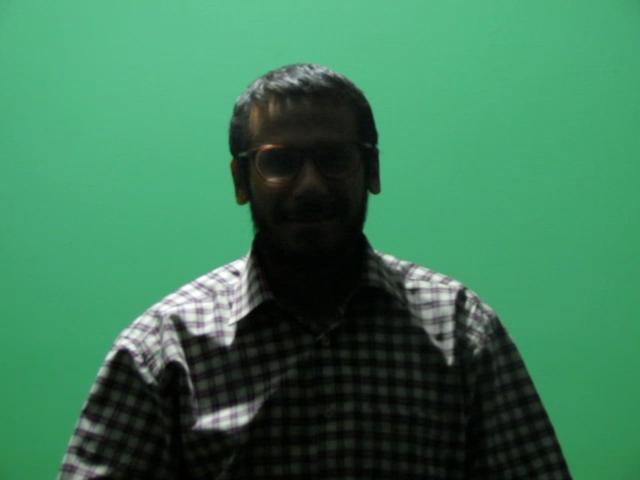
#> input picture Resources/Images/Set_1/AbdA_00005_m_31_i_fr_nc_hp_2016_2_e0_nl_o.jpg, 640 x 480 px, found by its file name; its folder holds 4 pictures in this run
$ python Open_Cv.py
#> lines starting #> are read from the running program, lines starting #| are printed output that depends on the picture; after the words box and inside, x2 and y2 are one past the last pixel; in counts of white or black regions, pixels touching at a corner belong together
import cv2
import os
import numpy as np
import time

### Take in relative path ###
#fileDir = input("input directory of images: ")
fileDir = "Resources/Images/Set_1"
faceCascade = cv2.CascadeClassifier("Resources/haarcascade_frontalface_default.xml")

### get start time of program run for runtime analysis ###
start_time = time.time()

### loop through detected faces and draw box around them ###
def FindFaces(img, faces):
    for (x,y,w,h) in faces:
        cv2.rectangle(img, (x,y), (x+w, y+h), (255, 0, 0), 2)

### function for reading in files of specified path ###
def FileRead(FileDir):
#> called with FileDir = 'Resources/Images/Set_1'
    for fileName in os.listdir(fileDir):
        if fileName.endswith(".jpg"):
            print(fileName)
            img = cv2.imread(fileDir + "/" + fileName)
#> img is the input picture: shape (480, 640, 3); mean B, G, R 88.3, 122.4, 59.5
            imgGray = cv2.cvtColor(img, cv2.COLOR_BGR2GRAY)
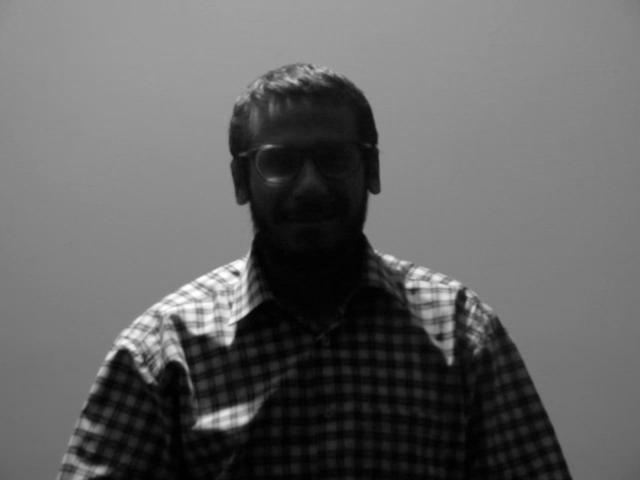
#> imgGray: shape (480, 640); min 0, max 255, mean 99.7
            faces = faceCascade.detectMultiScale(imgGray, 1.3, 4)
#> faces = ()
            FindFaces(img, faces)
            cv2.imshow("output", img)
            cv2.waitKey(500)
#> pass 2 of the loop in FileRead, `for fileName in os.listdir(fileDir):`:
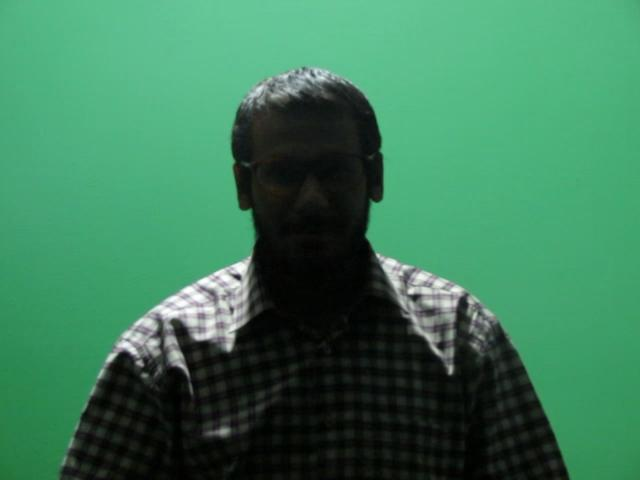
#> input picture Resources/Images/Set_1/AbdA_00019_m_31_i_fr_nc_no_2016_2_e0_nl_o.jpg, 640 x 480 px, found by its file name
#> in FileRead, img is the input picture: shape (480, 640, 3); mean B, G, R 89.6, 123.3, 59.6
#> in FileRead, `imgGray = cv2.cvtColor(img, cv2.COLOR_BGR2GRAY)`:
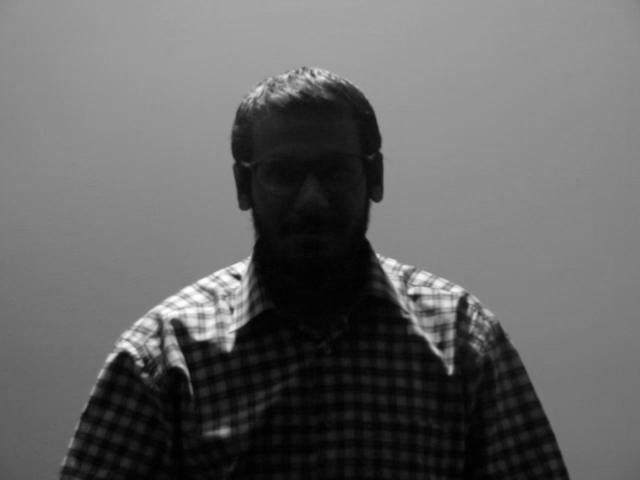
#> imgGray: shape (480, 640); min 0, max 255, mean 100.3
#> pass 3 of the loop in FileRead, `for fileName in os.listdir(fileDir):`:
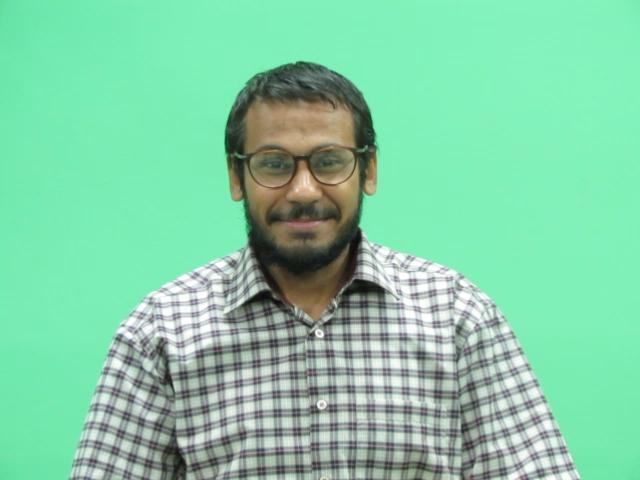
#> input picture Resources/Images/Set_1/AbdA_00024_m_31_i_fr_nc_hp_2016_2_e0_nl_o.jpg, 640 x 480 px, found by its file name
#> in FileRead, img is the input picture: shape (480, 640, 3); mean B, G, R 166.4, 204.2, 131.2
#> in FileRead, `imgGray = cv2.cvtColor(img, cv2.COLOR_BGR2GRAY)`:
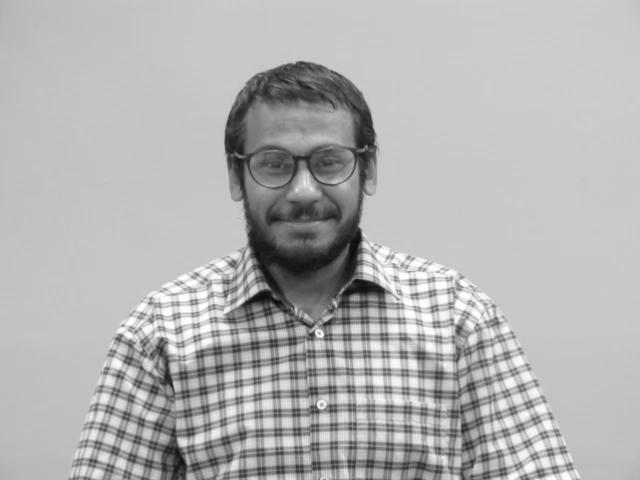
#> imgGray: shape (480, 640); min 11, max 255, mean 178
#> faces = [[221, 102, 160, 160]]
#> the loop in FindFaces (call 3), `for (x,y,w,h) in faces:` made 1 pass
#> after the loop in FindFaces (call 3), `for (x,y,w,h) in faces:`:
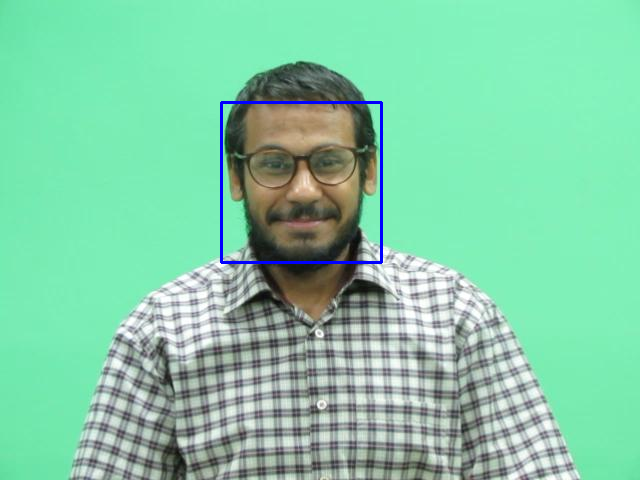
#> img: shape (480, 640, 3); 0.62% of pixels changed, all inside (x1, y1, x2, y2) = (220, 101, 383, 264)
#> the loop made 4 passes; the first 3 are shown

FileRead(fileDir)

### Print out the calculated runtime ###
print("--- %s seconds ---" % (time.time() - start_time))
